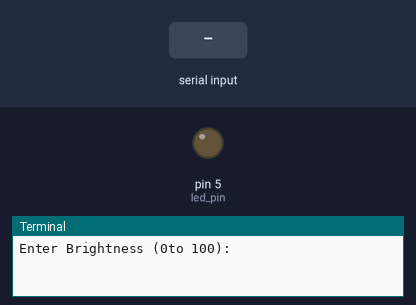
Simulated run of this program. Board: Raspberry Pi (header pin numbers). On the bench: output pins drawn as LEDs (lit = HIGH), the last lines printed to the terminal. The test bench sets the inputs (shaded band).

Above: at 1.2 s.
1.3 s: "5" typed at the terminal, then Enter
At 2.0 s:
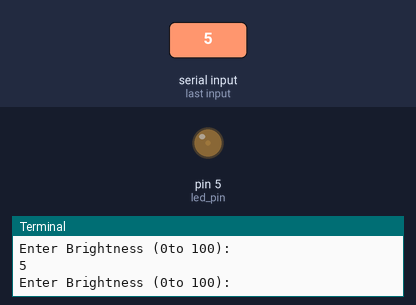
2.8 s: "90" typed at the terminal, then Enter
At 3.2 s:
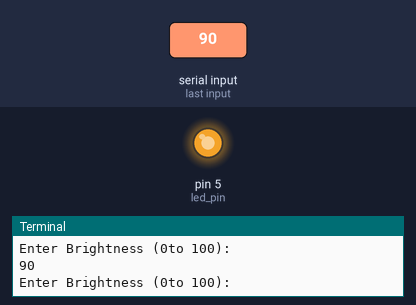
Timing chart, 0 to 5.8 s (numbered marks = the images above; inputs shaded):
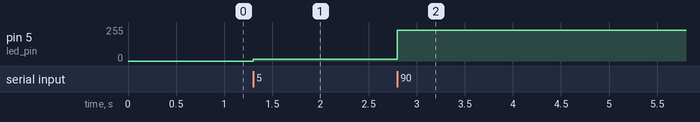

Measured:
- after the input at 1.3 s, pin 5 (led_pin): 0/255 → 13/255 at once
- after the input at 2.8 s, pin 5 (led_pin): 13/255 → 230/255 at once

The program:

04led_pwm_brightness_.py
```python
#Importing Necessary Modules
import RPi.GPIO as GPIO

#Raspberry pi terminal configuration
GPIO.setmode(GPIO.BOARD)

#Disabling all warning messages
GPIO.setwarnings(False)

#Assignming output pin number
led_pin=5

#Enabling the terminal pin on Raspberry
GPIO.setup(led_pin,GPIO.OUT)

#Function to light the led at a particular input brightness
pwm_led=GPIO.PWM(led_pin,500)
pwm_led.start(0)
while True:
    duty=int(input("Enter Brightness (0to 100): "))
    pwm_led.ChangeDutyCycle(duty)
```
